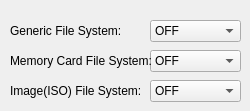
   <widget class="QWidget" name="tab_3">
    <attribute name="title">
     <string>FileSystems</string>
    </attribute>
    <widget class="logConfigureCombo" name="metaFileSystem">
     <property name="geometry">
      <rect>
       <x>150</x>
       <y>20</y>
       <width>91</width>
       <height>22</height>
      </rect>
     </property>
     <item>
      <property name="text">
       <string>OFF</string>
      </property>
     </item>
     <item>
      <property name="text">
       <string>FATAL</string>
      </property>
     </item>
     <item>
      <property name="text">
       <string>ERROR</string>
      </property>
     </item>
     <item>
      <property name="text">
       <string>WARN</string>
      </property>
     </item>
     <item>
      <property name="text">
       <string>INFO</string>
      </property>
     </item>
     <item>
      <property name="text">
       <string>DEBUG</string>
      </property>
     </item>
     <item>
      <property name="text">
       <string>TRACE</string>
      </property>
     </item>
    </widget>
    <widget class="logConfigureCombo" name="cardFileSystem">
     <property name="geometry">
      <rect>
       <x>150</x>
       <y>50</y>
       <width>91</width>
       <height>22</height>
      </rect>
     </property>
     <item>
      <property name="text">
       <string>OFF</string>
      </property>
     </item>
     <item>
      <property name="text">
       <string>FATAL</string>
      </property>
     </item>
     <item>
      <property name="text">
       <string>ERROR</string>
      </property>
     </item>
     <item>
      <property name="text">
       <string>WARN</string>
      </property>
     </item>
     <item>
      <property name="text">
       <string>INFO</string>
      </property>
     </item>
     <item>
      <property name="text">
       <string>DEBUG</string>
      </property>
     </item>
     <item>
      <property name="text">
       <string>TRACE</string>
      </property>
     </item>
    </widget>
    <widget class="logConfigureCombo" name="isoFileSystem">
     <property name="geometry">
      <rect>
       <x>150</x>
       <y>80</y>
       <width>91</width>
       <height>22</height>
      </rect>
     </property>
     <item>
      <property name="text">
       <string>OFF</string>
      </property>
     </item>
     <item>
      <property name="text">
       <string>FATAL</string>
      </property>
     </item>
     <item>
      <property name="text">
       <string>ERROR</string>
      </property>
     </item>
     <item>
      <property name="text">
       <string>WARN</string>
      </property>
     </item>
     <item>
      <property name="text">
       <string>INFO</string>
      </property>
     </item>
     <item>
      <property name="text">
       <string>DEBUG</string>
      </property>
     </item>
     <item>
      <property name="text">
       <string>TRACE</string>
      </property>
     </item>
    </widget>
    <widget class="QLabel" name="label_17">
     <property name="geometry">
      <rect>
       <x>10</x>
       <y>20</y>
       <width>111</width>
       <height>21</height>
      </rect>
     </property>
     <property name="text">
      <string>Generic File System:</string>
     </property>
    </widget>
    <widget class="QLabel" name="label_18">
     <property name="geometry">
      <rect>
       <x>10</x>
       <y>50</y>
       <width>141</width>
       <height>21</height>
      </rect>
     </property>
     <property name="text">
      <string>Memory Card File System:</string>
     </property>
    </widget>
    <widget class="QLabel" name="label_19">
     <property name="geometry">
      <rect>
       <x>10</x>
       <y>80</y>
       <width>131</width>
       <height>21</height>
      </rect>
     </property>
     <property name="text">
      <string>Image(ISO) File System:</string>
     </property>
    </widget>
   </widget>
